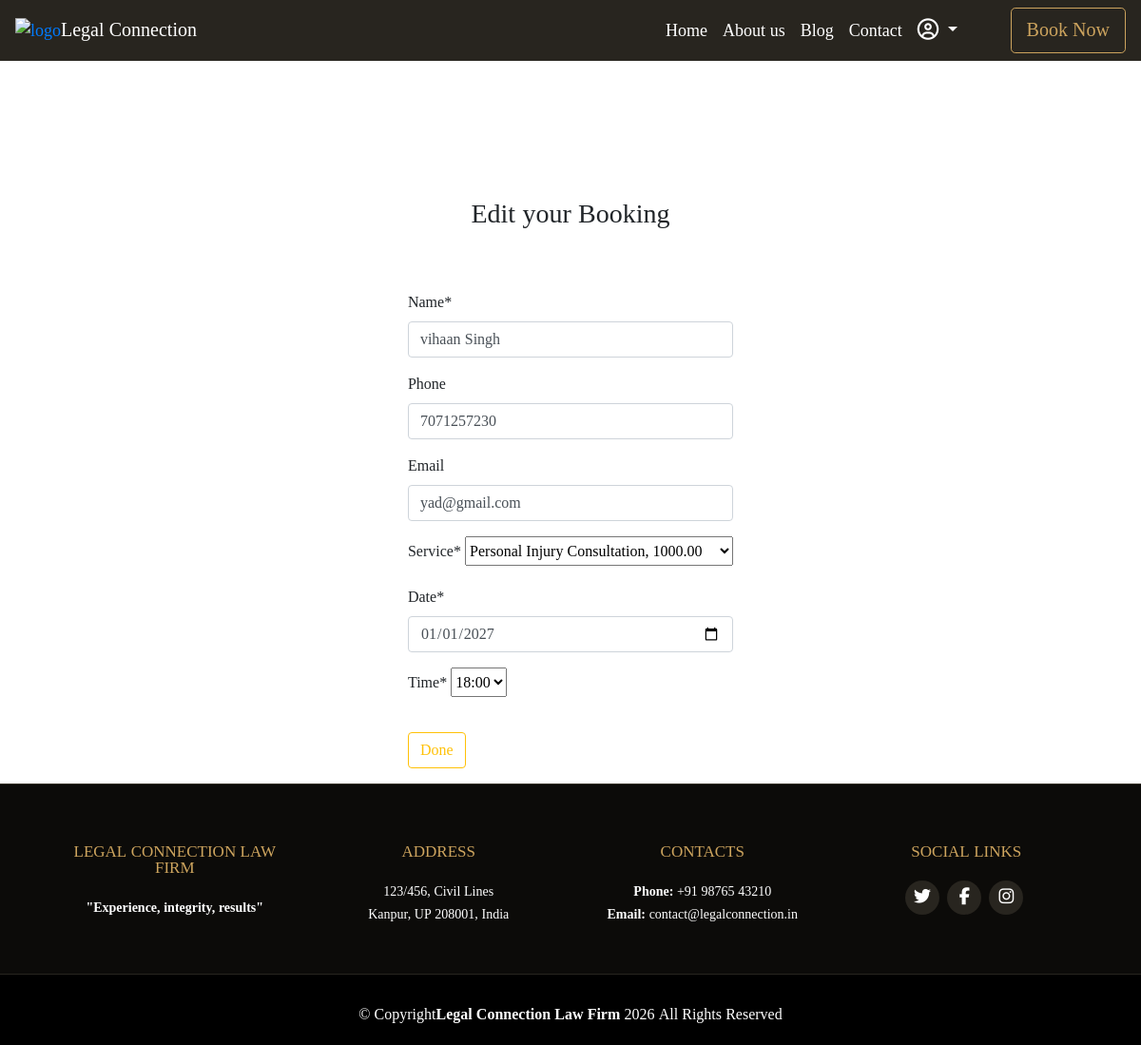
/booking/change/10/, run on the app's committed database.
### booking/models.py (models this page shows, shortened)
class Booking(models.Model):
    user = models.ForeignKey(User, on_delete=models.CASCADE)
    service = models.ForeignKey(Service, null=True, on_delete=models.SET_NULL)
    name = models.CharField(max_length=50)
    email = models.EmailField(blank=True, null=True)
    phoneRegex = RegexValidator(regex=r'^\+?1?\d{8,15}$',
                                message="Please enter a valid phone number,"
                                "e.g. 9876543210. Up to 15 digits allowed.",
                                code="invalid")
    phone = models.CharField(validators=[phoneRegex], max_length=16,
                             null=True, blank=True)
    date = models.DateField()
    time = models.CharField(max_length=30, choices=HOURS, default='10:00')
    is_paid = models.BooleanField(default=False)
    video_call_link = models.URLField(blank=True, null=True)
    class Meta:
        unique_together = ('user', 'date', 'time', 'service')

### booking/views.py (the view, shortened to what this page needs)
# urls.py: path('change/<int:booking_id>/', views.change_booking,
def change_booking(request, booking_id):
    record = get_object_or_404(Booking, id=booking_id)
    form = BookingForm(instance=record)
    context = {'form': form, 'record': record}
    return render(request, 'change-booking.html', context)

### booking/forms.py
class BookingForm(forms.ModelForm):
    date = forms.DateField(
        validators=[MinValueValidator(get_min_date)],
        widget=DateInput(attrs={'type': 'date', 'min': get_min_date}))
    class Meta:
        model = Booking
        fields = ('name', 'phone', 'email', 'service', 'date', 'time')
        widgets = {'date': DateInput()}

### booking/forms.py (called while the page is built)
def get_min_date():
    return datetime.date.today() + datetime.timedelta(days=2)

### booking/models.py (called while the page is built)
    def __str__(self):
        return f"{self.service_name}, {self.price}"

### templates/change-booking.html (shortened to what this page needs)
{%extends 'base.html' %}
{% load static %}
{% load crispy_forms_tags %}
{% block content %}
<div class="container mt-5 pt-5">
    <div class="row">
        <div class="card-change mx-auto">
            <h3 class="text-center mb-5 mt-5">Edit your Booking</h3>
                <div class="change-form p-3">
                    <form method="POST" >
                        {{ form|crispy }}
                    <button class="btn btn-outline-warning mt-3" type="submit">Done</button>
                </form>
            </div>
        </div>
    </div>
</div>
{% endblock content %}

### static/css/style.css (style rules this page uses)
body { font-family: 'Noto Serif Lao', serif; }
.row { margin: 0; }

### data on the page
Booking: name "vihaan Singh", phone "7071257230", email "yad@gmail.com", service "Personal Injury Consultation, 1000.00", date "01/01/2027", time "18:00"
